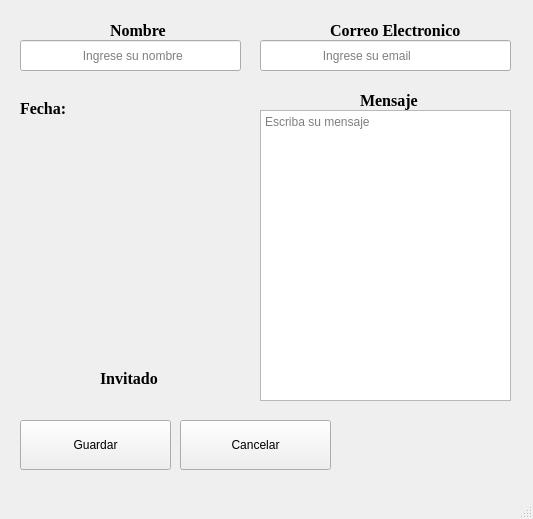
<?xml version="1.0" encoding="UTF-8"?>
<ui version="4.0">
 <class>MainWindow</class>
 <widget class="QMainWindow" name="MainWindow">
  <property name="geometry">
   <rect>
    <x>0</x>
    <y>0</y>
    <width>533</width>
    <height>519</height>
   </rect>
  </property>
  <property name="mouseTracking">
   <bool>true</bool>
  </property>
  <property name="windowTitle">
   <string>MainWindow</string>
  </property>
  <property name="styleSheet">
   <string notr="true"/>
  </property>
  <property name="tabShape">
   <enum>QTabWidget::Triangular</enum>
  </property>
  <widget class="QWidget" name="centralwidget">
   <widget class="QPushButton" name="pushButton">
    <property name="geometry">
     <rect>
      <x>20</x>
      <y>420</y>
      <width>151</width>
      <height>50</height>
     </rect>
    </property>
    <property name="text">
     <string>Guardar</string>
    </property>
    <property name="iconSize">
     <size>
      <width>16</width>
      <height>50</height>
     </size>
    </property>
   </widget>
   <widget class="QPushButton" name="pushButton_2">
    <property name="geometry">
     <rect>
      <x>180</x>
      <y>420</y>
      <width>151</width>
      <height>50</height>
     </rect>
    </property>
    <property name="text">
     <string>Cancelar</string>
    </property>
    <property name="iconSize">
     <size>
      <width>50</width>
      <height>50</height>
     </size>
    </property>
   </widget>
   <widget class="QLineEdit" name="lineEdit_2">
    <property name="geometry">
     <rect>
      <x>20</x>
      <y>40</y>
      <width>221</width>
      <height>31</height>
     </rect>
    </property>
    <property name="placeholderText">
     <string>                  Ingrese su nombre</string>
    </property>
    <property name="clearButtonEnabled">
     <bool>true</bool>
    </property>
   </widget>
   <widget class="QLabel" name="label">
    <property name="geometry">
     <rect>
      <x>100</x>
      <y>370</y>
      <width>61</width>
      <height>16</height>
     </rect>
    </property>
    <property name="font">
     <font>
      <family>Times New Roman</family>
      <pointsize>12</pointsize>
      <weight>75</weight>
      <bold>true</bold>
     </font>
    </property>
    <property name="text">
     <string>Invitado</string>
    </property>
   </widget>
   <widget class="QLabel" name="label_2">
    <property name="geometry">
     <rect>
      <x>20</x>
      <y>90</y>
      <width>241</width>
      <height>301</height>
     </rect>
    </property>
    <property name="text">
     <string>&lt;html&gt;&lt;head/&gt;&lt;body&gt;&lt;p&gt;&lt;img src=&quot;:/cct/Salatiel.jpg&quot;/&gt;&lt;/p&gt;&lt;/body&gt;&lt;/html&gt;</string>
    </property>
   </widget>
   <widget class="QTextEdit" name="textEdit">
    <property name="geometry">
     <rect>
      <x>260</x>
      <y>110</y>
      <width>251</width>
      <height>291</height>
     </rect>
    </property>
    <property name="cursor" stdset="0">
     <cursorShape>ArrowCursor</cursorShape>
    </property>
    <property name="mouseTracking">
     <bool>true</bool>
    </property>
    <property name="autoFillBackground">
     <bool>false</bool>
    </property>
    <property name="tabChangesFocus">
     <bool>true</bool>
    </property>
    <property name="placeholderText">
     <string>Escriba su mensaje</string>
    </property>
   </widget>
   <widget class="QLabel" name="label_3">
    <property name="geometry">
     <rect>
      <x>20</x>
      <y>100</y>
      <width>61</width>
      <height>16</height>
     </rect>
    </property>
    <property name="font">
     <font>
      <family>Times New Roman</family>
      <pointsize>12</pointsize>
      <weight>75</weight>
      <bold>true</bold>
     </font>
    </property>
    <property name="text">
     <string>Fecha:</string>
    </property>
   </widget>
   <widget class="QLineEdit" name="lineEdit_3">
    <property name="geometry">
     <rect>
      <x>260</x>
      <y>40</y>
      <width>251</width>
      <height>31</height>
     </rect>
    </property>
    <property name="placeholderText">
     <string>                  Ingrese su email</string>
    </property>
    <property name="clearButtonEnabled">
     <bool>true</bool>
    </property>
   </widget>
   <widget class="QLabel" name="label_4">
    <property name="geometry">
     <rect>
      <x>110</x>
      <y>20</y>
      <width>61</width>
      <height>20</height>
     </rect>
    </property>
    <property name="font">
     <font>
      <family>Times New Roman</family>
      <pointsize>12</pointsize>
      <weight>75</weight>
      <bold>true</bold>
     </font>
    </property>
    <property name="text">
     <string>Nombre</string>
    </property>
   </widget>
   <widget class="QLabel" name="label_5">
    <property name="geometry">
     <rect>
      <x>330</x>
      <y>20</y>
      <width>130</width>
      <height>20</height>
     </rect>
    </property>
    <property name="font">
     <font>
      <family>Times New Roman</family>
      <pointsize>12</pointsize>
      <weight>75</weight>
      <bold>true</bold>
     </font>
    </property>
    <property name="text">
     <string>Correo Electronico</string>
    </property>
   </widget>
   <widget class="QLabel" name="label_6">
    <property name="geometry">
     <rect>
      <x>360</x>
      <y>80</y>
      <width>61</width>
      <height>40</height>
     </rect>
    </property>
    <property name="font">
     <font>
      <family>Times New Roman</family>
      <pointsize>12</pointsize>
      <weight>75</weight>
      <bold>true</bold>
     </font>
    </property>
    <property name="text">
     <string>Mensaje</string>
    </property>
   </widget>
  </widget>
  <widget class="QMenuBar" name="menubar">
   <property name="geometry">
    <rect>
     <x>0</x>
     <y>0</y>
     <width>533</width>
     <height>21</height>
    </rect>
   </property>
  </widget>
  <widget class="QStatusBar" name="statusbar"/>
 </widget>
 <resources>
  <include location="Images/images.qrc"/>
 </resources>
 <connections/>
</ui>
